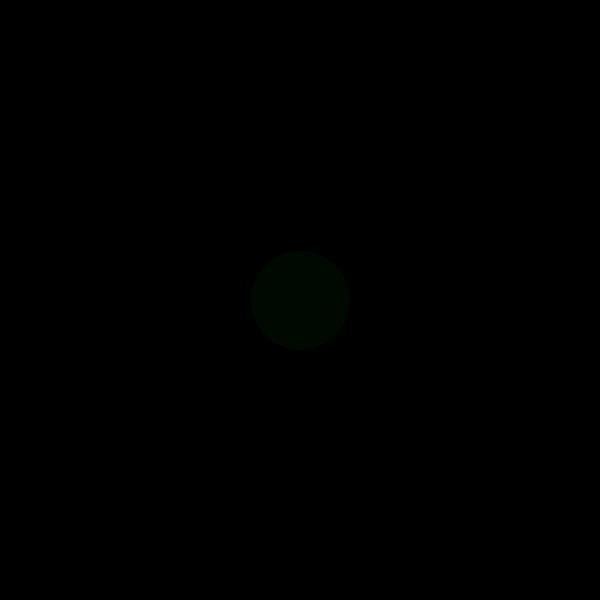
Frame 1 (no input)
Frame 60 (the mouse pressed at the canvas centre just before this capture): identical to frame 1, image omitted
Frame 120 (the mouse held since frame 60 and released just before this capture): identical to frame 1, image omitted

The Processing sketch that drew this single still picture (run headless with seeded random() and noise(); from frame 60 on, the mouse is pressed at the canvas centre):

// Processing sketch: interaccion
// ── interaccion.pde
void setup() {
  size(600, 600);
}

void draw() {
  background(0);
  fill(0,9,0);
  ellipse(width/2,height/2, 100, 100);
}
